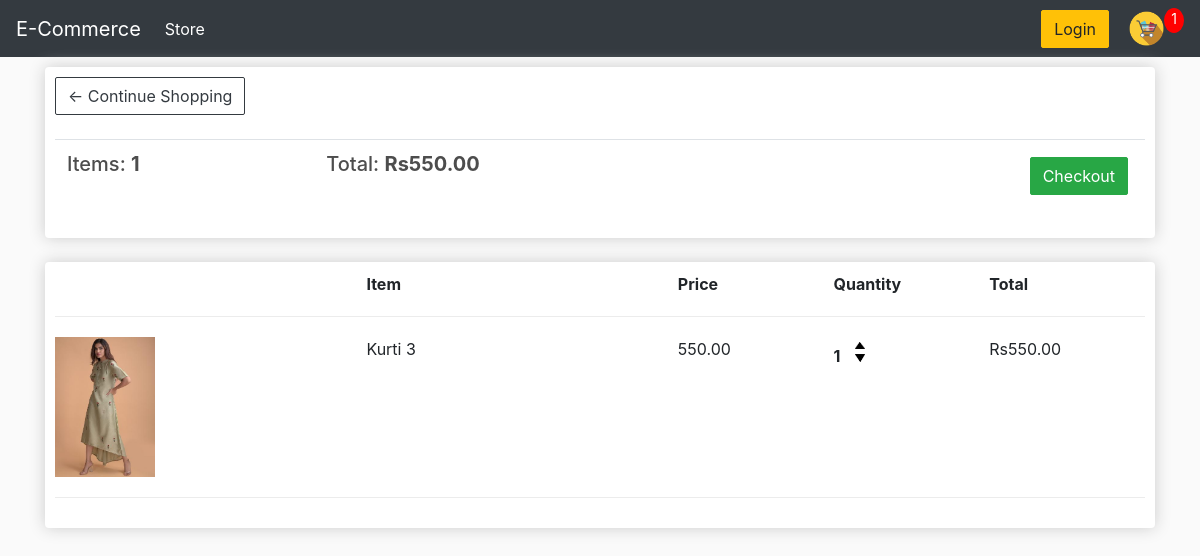
The app's page /cart/ (signed in) with its own data.
### store/models.py (models this page shows, shortened)
class Order(models.Model):
    customer = models.ForeignKey(Customer, on_delete=models.SET_NULL, blank=True, null=True)
    date_ordered = models.DateTimeField(auto_now_add=True)
    complete = models.BooleanField(default=False, null=True, blank=False)
    transaction_id = models.CharField(max_length=200, null=True)
    @property
    def get_cart_total(self):
        orderitems = self.orderitem_set.all()
        total = sum([item.get_total for item in orderitems])
        return total
    @property
    def get_cart_items(self):
        orderitems = self.orderitem_set.all()
        total = sum([item.quantity for item in orderitems])
        return total

class OrderItem(models.Model):
    product = models.ForeignKey(Product, on_delete=models.SET_NULL, blank=True, null=True)
    order = models.ForeignKey(Order, on_delete=models.SET_NULL, blank=True, null=True)
    quantity = models.IntegerField(default=0, null=True, blank=True)
    date_added = models.DateTimeField(auto_now_add=True)
    @property
    def get_total(self):
        total = self.product.price*self.quantity
        return total

class Product(models.Model):
    name = models.CharField(max_length=200, null=True)
    price = models.DecimalField(max_digits=7,decimal_places=2)
    digital = models.BooleanField(default=False, null=True, blank=False)
    image = models.ImageField(null=True, blank=True)
    @property
    def imageURL(self):
        try :
            url = self.image.url
        except:
            url = ''
        return url

### store/views.py (the view)
# urls.py: path('cart/', views.cart, name ='cart'),
def cart(request):
    data = cartData(request)
    cartItems = data['cartItems']
    order = data['order']
    items = data['items']
    context = {'items':items,'order':order,'cartItems':cartItems}
    return render (request, 'store/cart.html', context)

### store/utils.py (called while the page is built)
def cartData(request):
    if request.user.is_authenticated:
        customer = request.user.customer
        order, created = Order.objects.get_or_create(customer= customer, complete= False)
        items = order.orderitem_set.all()
        cartItems = order.get_cart_items
    else:
        cookieData = cookieCart(request)
        cartItems = cookieData['cartItems']
        order = cookieData['order']
        items = cookieData['items']
    return {'cartItems':cartItems, 'order':order,'items':items}

### store/templates/store/cart.html
{% extends 'store/Main.html' %}
{% load static %}
{% block content%}
<html>
    <link rel="stylesheet" type="text/css" href="{% static 'css/styles.css' %}">
<body>
    <div class="row">
        <div class="col-lg-12">
            <div class="box-element">
                <a class="btn btn-outline-dark" href="{% url 'store' %}">&#x2190; Continue Shopping</a>
                <br>
                <br>
                <table class="table">
                    <tr>
                        <th><h5>Items: <strong>{{order.get_cart_items}}</strong></h5></th>
                        <th><h5>Total: <strong>Rs{{order.get_cart_total|floatformat:2}}</strong></h5></th>
                        <th>
                            <a style="float: right; margin:5px" class="btn btn-success" href="{% url 'checkout'%}">Checkout</a>
                        </th>
                    </tr>
                </table>
            </div>
            <br>
            <div class="box-element">
                <div class="cart-row">
                    <div style="flex: 2"> </div>
                    <div style="flex: 2"><strong>Item</strong></div>
                    <div style="flex: 1"><strong>Price</strong></div>
                    <div style="flex: 1"><strong>Quantity</strong></div>
                    <div style="flex: 1"><strong>Total</strong></div>
                </div>
                {% for item in items%}
                <div class="cart-row">
                    <div style="flex: 2"><img class="row-image" src="{{item.product.imageURL}}"></div>
                    <div style="flex: 2">{{item.product.name}}</div>
                    <div style="flex: 1">{{item.product.price|floatformat:2}}</div>
                    <div style="flex: 1">
                        <p class="quantity">{{item.quantity}}</p>
                        <div class="quantity">
                            <img data-product="{{item.product.id}}" data-action="add" class="chg-quantity update-cart" src="{% static 'images/arrow-up.png'%}">
                            <img data-product="{{item.product.id}}" data-action="remove" class="chg-quantity update-cart" src="{% static 'images/arrow-down.png'%}">
                       </div>
                    </div>
                    <div style="flex: 1">Rs{{item.get_total|floatformat:2}}</div>
                </div>
                {% endfor %}
            </div>
        </div>
    </div>
</body>
</html>
{% endblock content %}

### static/css/styles.css (style rules this page uses)
body { background-color: hsl(0, 0%, 98%); }
h1,h2,h3,h4,h5,h6 { color:hsl(0, 0%, 30%); }
.box-element { box-shadow:hsl(0, 0%, 80%) 0 0 16px; background-color: #fff; border-radius: 4px; padding: 10px; }
.col-lg-4, .col-lg-6, .col-lg-8, .col-lg-12 { margin-top: 10px; }
.btn { border-radius: 2px; transition: .25s; align-items: center; justify-content: center; position: relative; }
.row-image { width: 100px; }
.cart-row { display: flex; align-items: flex-stretch; padding-bottom: 20px; margin-bottom: 20px; border-bottom: 1px solid #ececec; }
.quantity { display: inline-block; font-weight: 700; padding-right:10px; }
.chg-quantity { width: 10px; cursor: pointer; display: block; margin-top: 5px; transition: 0.2s; }

### records on screen
Order: get_cart_items "1", get_cart_total "550.00"
OrderItem: product.imageURL (picture), product.name "Kurti 3", product.price "550.00", quantity "1", get_total "550.00"

### other values on screen
{{ cartItems }} "1"
